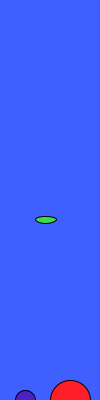
Frame 1 (no input)
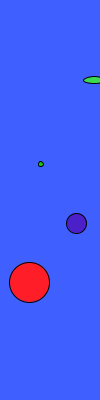
Frame 60 (the mouse pressed at the canvas centre just before this capture)
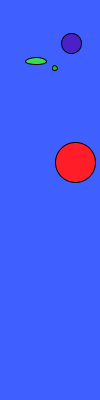
Frame 120 (the mouse held since frame 60 and released just before this capture)

The Processing sketch that drew these frames (run headless with seeded random() and noise(); from frame 60 on, the mouse is pressed at the canvas centre):

// Processing sketch: bubbles
// ── bubbles.pde
Bubble bigBubble;
Bubble smallBubble;
Bubble giantBubble;
Bubble randomBubble;

int r;
int g;
int b;


class Bubble{

  color c;
  float xpos;
  float ypos;

  float xwide;
  float yhigh;
  float bouyancy;
  float drift;
  
  Bubble(color tempC, float tempXpos, float tempYpos, float tempXwide, float tempYhigh, 
         float tempBouyancy, float tempDrift){
    c=tempC;
    xpos = tempXpos;
    ypos = tempYpos;
  
    xwide = tempXwide;
    yhigh = tempYhigh;
    bouyancy = tempBouyancy;
    drift = tempDrift;
  }
  
  
      void display(){
        
       ellipseMode(CENTER);
       fill(c);
       ellipse(xpos,ypos,xwide,yhigh);
      }
      
      
      void floating(){
        
        xpos = xpos + drift;
           if (xpos > width) {
               drift = -drift;
           }                
          if (xpos < 0) {
               drift = -drift;
           }     
        
        ypos = ypos + bouyancy;
           if (ypos < 0 ){
               bouyancy = -bouyancy;
           }   
           
           if (ypos > height ){
               bouyancy = -bouyancy;
           }   
      }
}     
        
 void setup() {
   size(100,400);
  
   pushMatrix();
     bigBubble = new Bubble(color(75,32,200), 25, height,20,20,-3,random(-3,3));
     smallBubble = new Bubble(color(24,200,16),60,height,5,5,-4,random(-2,-1));
     giantBubble = new Bubble(color(255,30,40),70, height,40,40,-2,random(-3,2));
     randomBubble = new Bubble(color(random(0,255),random(0,255),random(0,255)), random(0,width),random(0,height), random(1,60),random(1,60),random(-4,4), random(-10,10));
 }
 
 void draw() {
   background(64,95,255);
   bigBubble.display();
   bigBubble.floating();
  // pushMatrix();
 //  translate(50,60);
   smallBubble.display();
   smallBubble.floating();
   
   giantBubble.display();
   giantBubble.floating();
 //  popMatrix();
    randomBubble.display();
    randomBubble.floating();
 }
